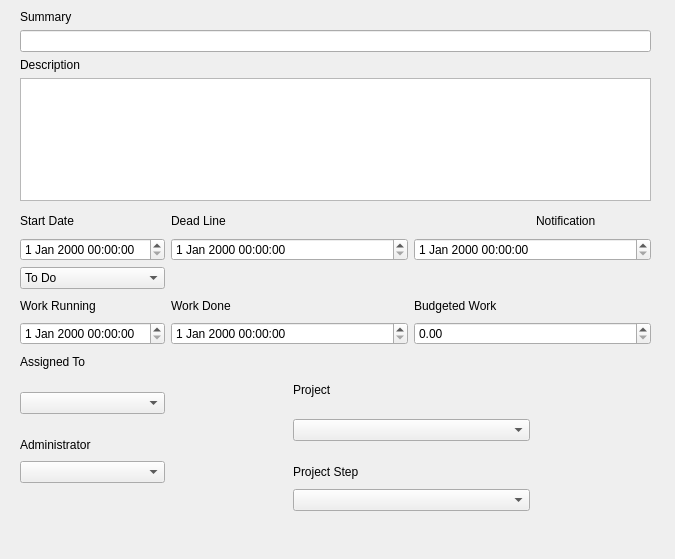
<?xml version="1.0" encoding="UTF-8"?>
<ui version="4.0">
 <class>Taks</class>
 <widget class="QDialog" name="Taks">
  <property name="geometry">
   <rect>
    <x>0</x>
    <y>0</y>
    <width>675</width>
    <height>559</height>
   </rect>
  </property>
  <property name="windowTitle">
   <string>Dialog</string>
  </property>
  <widget class="QWidget" name="layoutWidget">
   <property name="geometry">
    <rect>
     <x>20</x>
     <y>210</y>
     <width>631</width>
     <height>301</height>
    </rect>
   </property>
   <layout class="QGridLayout" name="gridLayout">
    <item row="5" column="0">
     <widget class="QLabel" name="label_9">
      <property name="text">
       <string>Assigned To</string>
      </property>
     </widget>
    </item>
    <item row="8" column="0">
     <widget class="QLabel" name="label_10">
      <property name="text">
       <string>Administrator</string>
      </property>
     </widget>
    </item>
    <item row="6" column="0" rowspan="2">
     <widget class="QComboBox" name="comboBox_3">
      <property name="sizeAdjustPolicy">
       <enum>QComboBox::AdjustToContentsOnFirstShow</enum>
      </property>
     </widget>
    </item>
    <item row="4" column="1" colspan="2">
     <widget class="QDateTimeEdit" name="dateTimeEdit_5"/>
    </item>
    <item row="1" column="0">
     <widget class="QDateTimeEdit" name="dateTimeEdit"/>
    </item>
    <item row="7" column="2" rowspan="2" colspan="2">
     <widget class="QComboBox" name="comboBox_5">
      <property name="sizeAdjustPolicy">
       <enum>QComboBox::AdjustToContentsOnFirstShow</enum>
      </property>
     </widget>
    </item>
    <item row="10" column="2" colspan="2">
     <widget class="QComboBox" name="comboBox_6">
      <property name="sizeAdjustPolicy">
       <enum>QComboBox::AdjustToContentsOnFirstShow</enum>
      </property>
     </widget>
    </item>
    <item row="3" column="1">
     <widget class="QLabel" name="label_7">
      <property name="text">
       <string>Work Done</string>
      </property>
     </widget>
    </item>
    <item row="2" column="0">
     <widget class="QComboBox" name="comboBox_2">
      <property name="sizeAdjustPolicy">
       <enum>QComboBox::AdjustToContentsOnFirstShow</enum>
      </property>
      <item>
       <property name="text">
        <string>To Do</string>
       </property>
       <property name="icon">
        <iconset>
         <normaloff>ressource/menu/color.png</normaloff>ressource/menu/color.png</iconset>
       </property>
      </item>
      <item>
       <property name="text">
        <string>In Progress</string>
       </property>
       <property name="icon">
        <iconset>
         <normaloff>ressource/menu/strikethrough.png</normaloff>ressource/menu/strikethrough.png</iconset>
       </property>
      </item>
      <item>
       <property name="text">
        <string>Complete</string>
       </property>
       <property name="icon">
        <iconset>
         <normaloff>ressource/menu/check-mark.png</normaloff>ressource/menu/check-mark.png</iconset>
       </property>
      </item>
      <item>
       <property name="text">
        <string>On Hold</string>
       </property>
       <property name="icon">
        <iconset>
         <normaloff>ressource/menu/icon_job_offer.png</normaloff>ressource/menu/icon_job_offer.png</iconset>
       </property>
      </item>
      <item>
       <property name="text">
        <string>Canceled</string>
       </property>
       <property name="icon">
        <iconset>
         <normaloff>ressource/menu/close.png</normaloff>ressource/menu/close.png</iconset>
       </property>
      </item>
     </widget>
    </item>
    <item row="0" column="1">
     <widget class="QLabel" name="label_4">
      <property name="text">
       <string>Dead Line</string>
      </property>
     </widget>
    </item>
    <item row="1" column="1" colspan="2">
     <widget class="QDateTimeEdit" name="dateTimeEdit_2"/>
    </item>
    <item row="0" column="4">
     <widget class="QLabel" name="label_5">
      <property name="text">
       <string>Notification</string>
      </property>
     </widget>
    </item>
    <item row="3" column="0">
     <widget class="QLabel" name="label_6">
      <property name="text">
       <string>Work Running</string>
      </property>
     </widget>
    </item>
    <item row="9" column="2" colspan="2">
     <widget class="QLabel" name="label_12">
      <property name="text">
       <string>Project Step</string>
      </property>
     </widget>
    </item>
    <item row="1" column="3" colspan="2">
     <widget class="QDateTimeEdit" name="dateTimeEdit_3"/>
    </item>
    <item row="4" column="0">
     <widget class="QDateTimeEdit" name="dateTimeEdit_4"/>
    </item>
    <item row="4" column="3" colspan="2">
     <widget class="QDoubleSpinBox" name="doubleSpinBox"/>
    </item>
    <item row="3" column="3" colspan="2">
     <widget class="QLabel" name="label_8">
      <property name="text">
       <string>Budgeted Work</string>
      </property>
     </widget>
    </item>
    <item row="0" column="0">
     <widget class="QLabel" name="label_3">
      <property name="text">
       <string>Start Date</string>
      </property>
     </widget>
    </item>
    <item row="6" column="2" colspan="2">
     <widget class="QLabel" name="label_11">
      <property name="text">
       <string>Project</string>
      </property>
     </widget>
    </item>
    <item row="9" column="0">
     <widget class="QComboBox" name="comboBox_4">
      <property name="sizeAdjustPolicy">
       <enum>QComboBox::AdjustToContentsOnFirstShow</enum>
      </property>
     </widget>
    </item>
   </layout>
  </widget>
  <widget class="QWidget" name="layoutWidget">
   <property name="geometry">
    <rect>
     <x>20</x>
     <y>10</y>
     <width>631</width>
     <height>191</height>
    </rect>
   </property>
   <layout class="QVBoxLayout" name="verticalLayout">
    <item>
     <widget class="QLabel" name="label">
      <property name="maximumSize">
       <size>
        <width>16777215</width>
        <height>15</height>
       </size>
      </property>
      <property name="text">
       <string>Summary</string>
      </property>
     </widget>
    </item>
    <item>
     <widget class="QLineEdit" name="lineEdit"/>
    </item>
    <item>
     <widget class="QLabel" name="label_2">
      <property name="maximumSize">
       <size>
        <width>16777215</width>
        <height>15</height>
       </size>
      </property>
      <property name="text">
       <string>Description</string>
      </property>
     </widget>
    </item>
    <item>
     <widget class="QTextEdit" name="textEdit"/>
    </item>
   </layout>
  </widget>
 </widget>
 <resources/>
 <connections/>
</ui>
